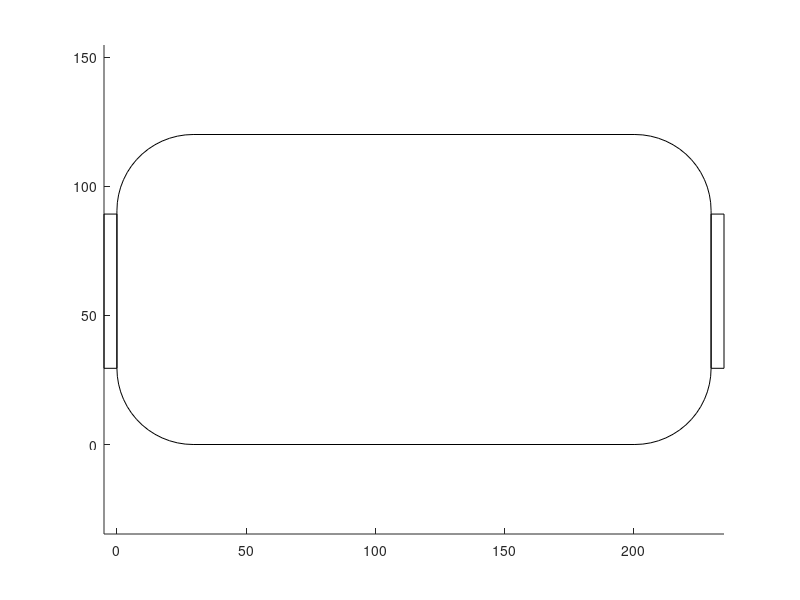

This chart was generated by the following MATLAB code: (Note: this script raises an error after producing the figure.)
figure
hold on
axis equal
bot_r = 3.81; %bot radius in cm

% Draw Court
rectangle('Position',[0 0 230 120],'Curvature',[59/230, 59/120])
% Draw Goals
rectangle('Position',[-5 29.5 5 59.7])
rectangle('Position',[230 29.5 5 59.7])

load('C.mat');
for i = 1: length(rawStarData)
    X1 = rawStarData(i,1); X2 = rawStarData(i,2);
    X3 = rawStarData(i,3); X4 = rawStarData(i,4);
    Y1 = rawStarData(i,5); Y2 = rawStarData(i,6);
    Y3 = rawStarData(i,7); Y4 = rawStarData(i,8);
    if (X1 == 1023 && X2 ~= 1023 && X3 ~= 1023 && X4 ~= 1023)
        [x, y, t] = sees3(X2, Y2, X3, Y3, X4, Y4);
    elseif (X1 ~= 1023 && X2 == 1023 && X3 ~= 1023 && X4 ~= 1023)
        [x, y, t] = sees3(X1, Y1, X3, Y3, X4, Y4);
    elseif (X1 ~= 1023 && X2 ~= 1023 && X3 == 1023 && X4 ~= 1023)
        [x, y, t] = sees3(X1, Y1, X2, Y2, X4, Y4);
    elseif (X1 ~= 1023 && X2 ~= 1023 && X3 ~= 1023 && X4 == 1023)
        [x, y, t] = sees3(X1, Y1, X2, Y2, X3, Y3);
    elseif (X1 == 1023 || X2 == 1023 || X3 == 1023 || X4 == 1023)
        disp('2 or fewer stars');
        x = 0; y = 0;
    else
        [x, y, t] = sees4(X1, Y1, X2, Y2, X3, Y3, X4, Y4);
    end
    if (x ~= 0 && y ~= 0)
        x = x + 230/2;
        y = y + 120/2;
        plot(x, y, 'mo', 'MarkerSize', bot_r*2);
        quiver(x, y, bot_r * cos(t), bot_r * sin(t));
    end
    pause(0.001);
end
hold off